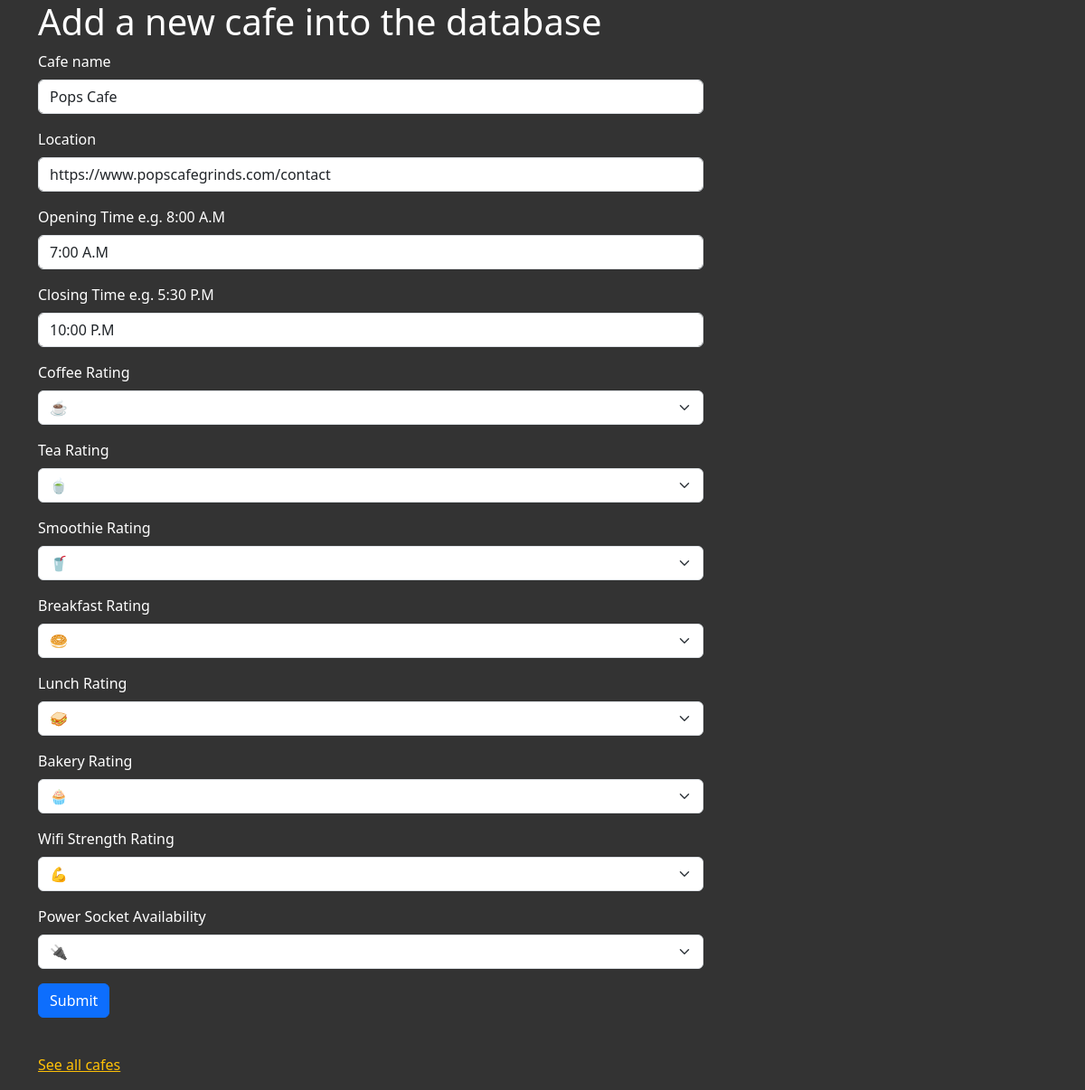
The app's page /edit?id=6 with its own data.
### main.py (models this page shows)
class Cafe(db.Model):
    id: Mapped[int] = mapped_column(Integer, primary_key=True)
    name: Mapped[str] = mapped_column(String(250), unique=True, nullable=False)
    location: Mapped[str] = mapped_column(String(250), nullable=False)
    open_time: Mapped[str] = mapped_column(String(250), nullable=False)
    close_time: Mapped[str] = mapped_column(String(250), nullable=False)
    coffee: Mapped[float] = mapped_column(Float, nullable=False)
    tea: Mapped[float] = mapped_column(Float, nullable=False)
    smoothie: Mapped[float] = mapped_column(Float, nullable=False)
    breakfast: Mapped[float] = mapped_column(Float, nullable=False)
    lunch: Mapped[float] = mapped_column(Float, nullable=False)
    bakery: Mapped[float] = mapped_column(Float, nullable=False)
    wifi: Mapped[float] = mapped_column(Float, nullable=False)
    power: Mapped[float] = mapped_column(Float, nullable=False)

### main.py (the view, shortened to what this page needs)
@app.route('/edit', methods=["GET", "POST"])
def edit_cafe():
        cafe_id = request.args.get("id")
        cafe = db.get_or_404(Cafe, cafe_id)
        edit_form = CafeForm(
            name=cafe.name,
            location=cafe.location,
            open_time=cafe.open_time,
            close_time=cafe.close_time,
            coffee=cafe.coffee,
            tea=cafe.tea,
            smoothie=cafe.smoothie,
            breakfast=cafe.breakfast,
            lunch=cafe.lunch,
            bakery=cafe.bakery,
            wifi=cafe.wifi,
            power=cafe.power
        )
        return render_template("add.html", form=edit_form, is_edit=True)

### templates/add.html (shortened to what this page needs)
{% extends 'base.html' %}
{% from 'bootstrap5/form.html' import render_form %}
{% block content %}
<div class="container">
  <div class="row">
    <div class="col-sm-12 col-md-8">
      <h1>Add a new cafe into the database</h1>
     {{ render_form(form, novalidate=True) }}
	  <p class="space-above">
        <a href="{{ url_for('cafes') }}">See all cafes</a>
      </p>
    </div>
  </div>
</div>
{% endblock %}

### static/css/styles.css (style rules this page uses)
body { background-color: #333; color: white; }
a { color: #ffc107; }
.space-above { margin-top: 20px; padding-top: 20px; }

### records on screen
Cafe: name "Pops Cafe", location "https://www.popscafegrinds.com/contact", open_time "7:00 A.M", close_time "10:00 P.M", coffee "☕", tea "🍵", smoothie "🥤", breakfast "🥯", lunch "🥪", bakery "🧁", wifi "💪", power "🔌"
